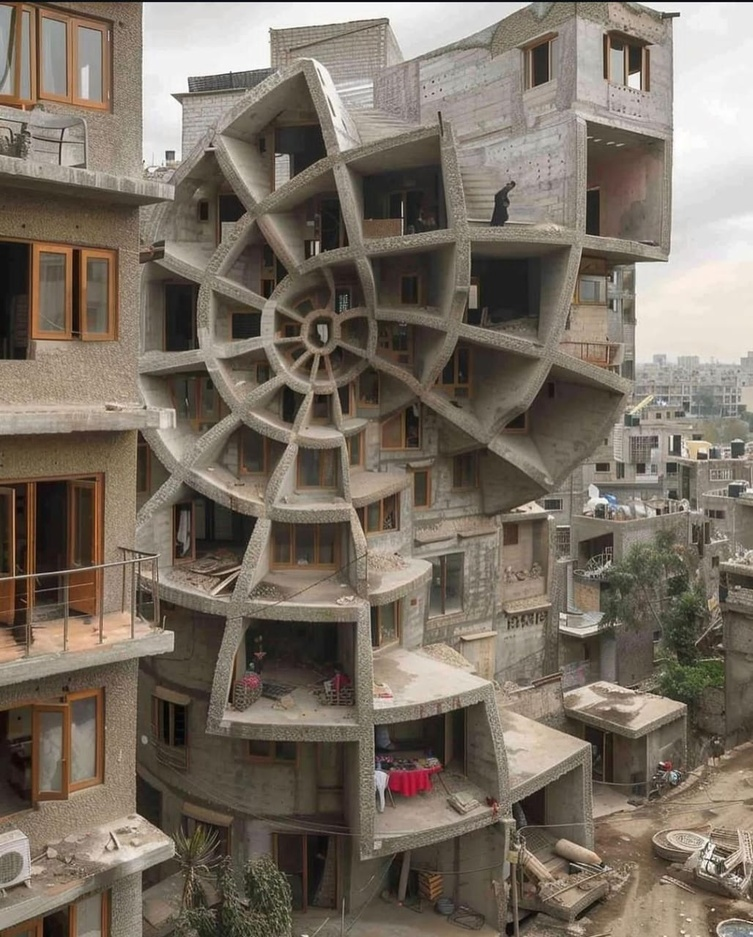
#> input picture labo8/contorno.jpeg, 753 x 937 px, shrunk from 1028 x 1280 before the run, given in place of the camera
$ python ejercicio6_la8_vis.py
#> lines starting #> are read from the running program, lines starting #| are printed output that depends on the picture; after the words box and inside, x2 and y2 are one past the last pixel; in counts of white or black regions, pixels touching at a corner belong together
import cv2
from abc import ABC, abstractmethod

# Clase abstracta base para definir los métodos requeridos en VideoCapture
class VideoCaptureAbs(ABC):
    @abstractmethod
    def display_camera(self):
        pass

    @abstractmethod
    def stop_display(self):
        pass

    @abstractmethod
    def camera_visualization(self):
        pass

# Clase principal de captura de video que implementa VideoCaptureAbs
class VideoCapture(VideoCaptureAbs):
    def __init__(self, camera) -> None:
        # Constructor para inicializar la cámara y el estado de visualización
        self.camera = camera
        self.displayed = False

    def display_camera(self):
        # Activa el estado de visualización y llama a la función para visualizar
        self.displayed = True
        self.camera_visualization()

    def stop_display(self):
        # Desactiva la visualización
        self.displayed = False

    def camera_visualization(self):
        while self.displayed:
            # Leer el fotograma de la cámara
            check, frame = self.camera.read()
#> frame is the input picture: shape (937, 753, 3); mean B, G, R 99.9, 112, 122.3
            if not check:
                print("No se pudo capturar el cuadro.")
                break

            # Convertir el fotograma a escala de grises
            gray = cv2.cvtColor(frame, cv2.COLOR_BGR2GRAY)
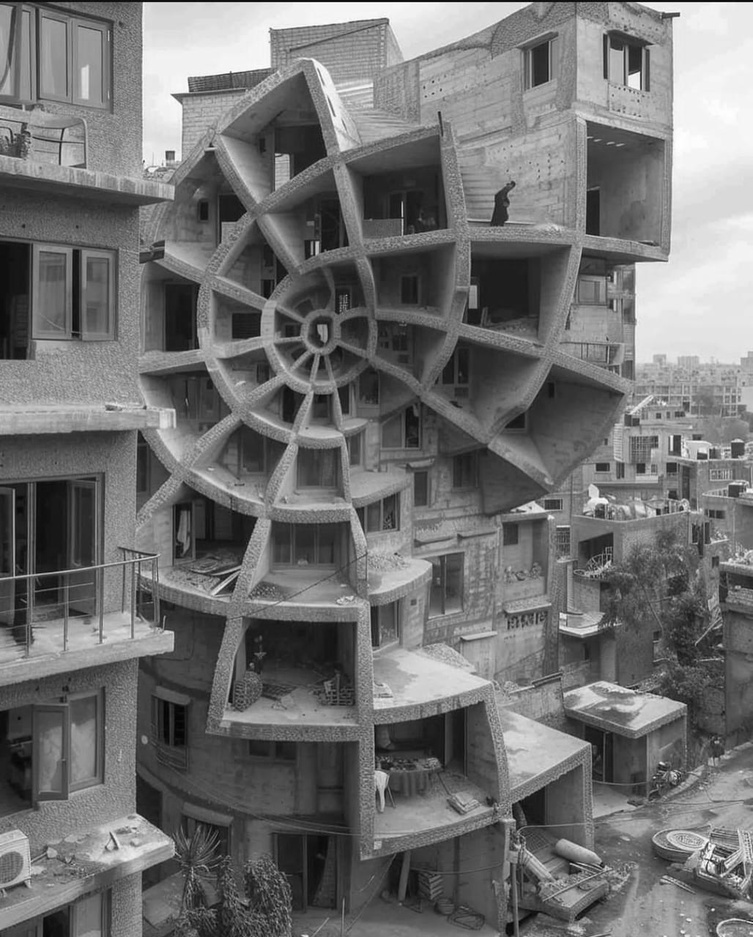
#> gray: shape (937, 753); min 3, max 255, mean 113.7

            # Aplicar un umbral para binarizar la imagen
            _, thresholded = cv2.threshold(gray, 150, 255, cv2.THRESH_BINARY)
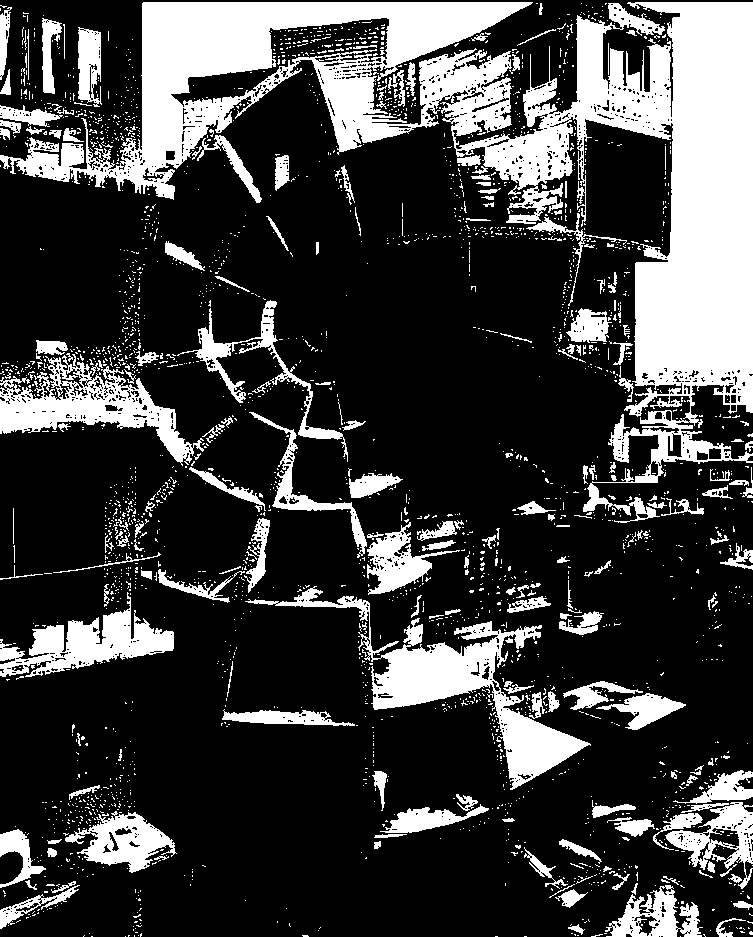
#> thresholded: shape (937, 753); 24.6% white; 2634 white regions (2424 under 20 px)

            # Detectar los contornos
            contours, _ = cv2.findContours(thresholded, cv2.RETR_EXTERNAL, cv2.CHAIN_APPROX_SIMPLE)
#> contours = 2512 contours, 2377 with area under 20; largest, box (x1, y1, x2, y2) and area: (0, 2, 753, 523) 98656, (245, 586, 591, 790) 11920, (0, 354, 204, 466) 8167, (0, 592, 174, 677) 5609, (65, 811, 177, 873) 3232

            # Dibujar los contornos sobre el fotograma original
            cv2.drawContours(frame, contours, -1, (0, 255, 0), 2)
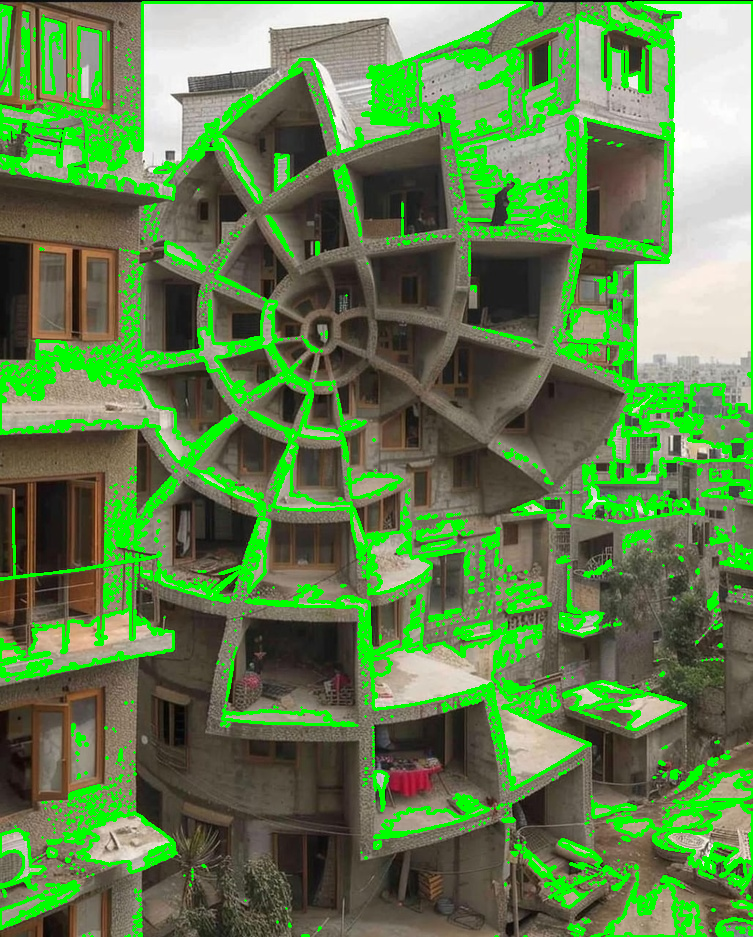
#> frame: shape (937, 753, 3); 16.13% of pixels changed, all inside (x1, y1, x2, y2) = (0, 1, 753, 937)

            # Mostrar el fotograma con los contornos
            cv2.imshow('camera', frame)

            # Revisar si se presiona una tecla para detener la visualización
            key = cv2.waitKey(1)
#> (key Esc is pressed here)
            if key != -1:  # Cualquier tecla fue presionada
                self.stop_display()

        # Liberar la cámara y cerrar todas las ventanas al detener la visualización
        self.camera.release()
        cv2.destroyAllWindows()

# Configuración de la cámara
camera = cv2.VideoCapture(0)  # Cambia el índice de la cámara si es necesario
camera_object = VideoCapture(camera)  # Crear instancia de VideoCapture
camera_object.display_camera()  # Iniciar la visualización con detección de contornos
